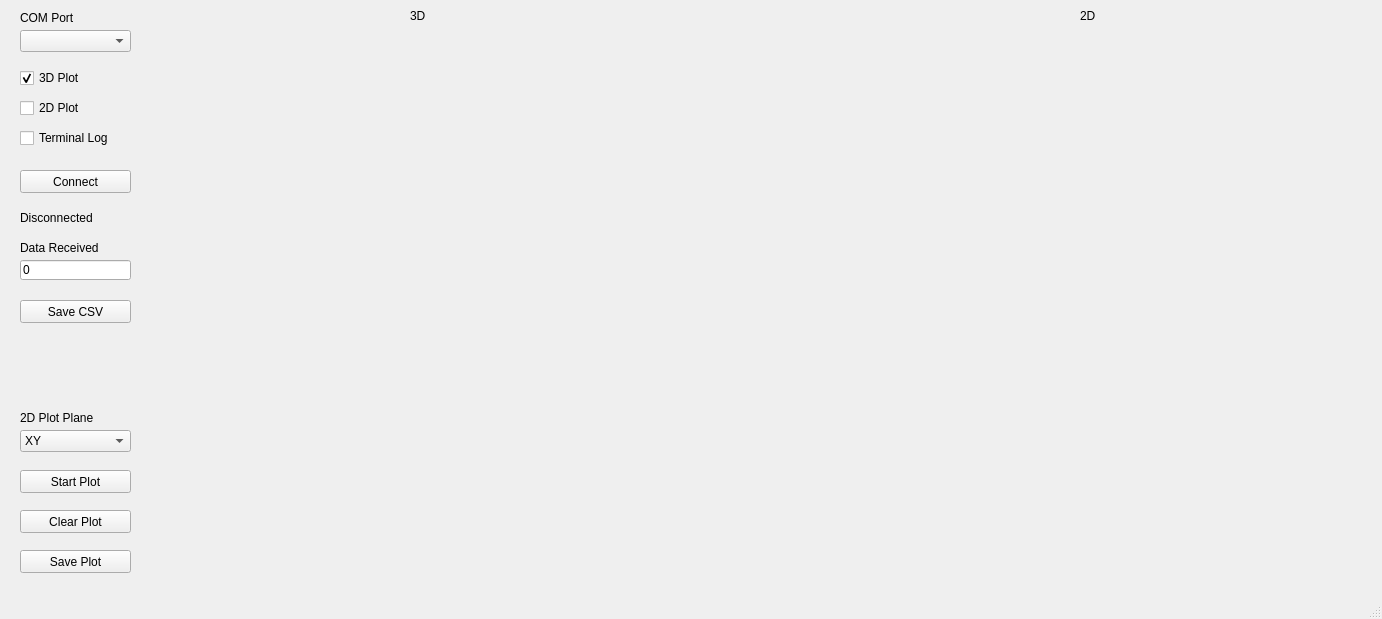
<?xml version="1.0" encoding="UTF-8"?>
<ui version="4.0">
 <class>ESATrajWindow</class>
 <widget class="QMainWindow" name="ESATrajWindow">
  <property name="geometry">
   <rect>
    <x>0</x>
    <y>0</y>
    <width>1382</width>
    <height>619</height>
   </rect>
  </property>
  <property name="windowTitle">
   <string>ESATraj Plotter</string>
  </property>
  <widget class="QWidget" name="centralwidget">
   <widget class="QComboBox" name="ComPortSelect">
    <property name="geometry">
     <rect>
      <x>20</x>
      <y>30</y>
      <width>111</width>
      <height>22</height>
     </rect>
    </property>
   </widget>
   <widget class="QLabel" name="label">
    <property name="geometry">
     <rect>
      <x>20</x>
      <y>10</y>
      <width>61</width>
      <height>16</height>
     </rect>
    </property>
    <property name="text">
     <string>COM Port</string>
    </property>
   </widget>
   <widget class="QCheckBox" name="Enable2DPlot">
    <property name="geometry">
     <rect>
      <x>20</x>
      <y>100</y>
      <width>73</width>
      <height>16</height>
     </rect>
    </property>
    <property name="text">
     <string>2D Plot</string>
    </property>
   </widget>
   <widget class="QCheckBox" name="Enable3DPlot">
    <property name="geometry">
     <rect>
      <x>20</x>
      <y>70</y>
      <width>73</width>
      <height>16</height>
     </rect>
    </property>
    <property name="text">
     <string>3D Plot</string>
    </property>
    <property name="checked">
     <bool>true</bool>
    </property>
   </widget>
   <widget class="QPushButton" name="ConnectButton">
    <property name="geometry">
     <rect>
      <x>20</x>
      <y>170</y>
      <width>111</width>
      <height>23</height>
     </rect>
    </property>
    <property name="text">
     <string>Connect</string>
    </property>
   </widget>
   <widget class="QPushButton" name="SavePlotButton">
    <property name="geometry">
     <rect>
      <x>20</x>
      <y>550</y>
      <width>111</width>
      <height>23</height>
     </rect>
    </property>
    <property name="text">
     <string>Save Plot</string>
    </property>
   </widget>
   <widget class="QPushButton" name="StartPlotButton">
    <property name="geometry">
     <rect>
      <x>20</x>
      <y>470</y>
      <width>111</width>
      <height>23</height>
     </rect>
    </property>
    <property name="text">
     <string>Start Plot</string>
    </property>
   </widget>
   <widget class="QPushButton" name="ClearPlotButton">
    <property name="geometry">
     <rect>
      <x>20</x>
      <y>510</y>
      <width>111</width>
      <height>23</height>
     </rect>
    </property>
    <property name="text">
     <string>Clear Plot</string>
    </property>
   </widget>
   <widget class="QLabel" name="label_2">
    <property name="geometry">
     <rect>
      <x>410</x>
      <y>10</y>
      <width>47</width>
      <height>12</height>
     </rect>
    </property>
    <property name="text">
     <string>3D</string>
    </property>
   </widget>
   <widget class="QLabel" name="label_3">
    <property name="geometry">
     <rect>
      <x>1080</x>
      <y>10</y>
      <width>47</width>
      <height>12</height>
     </rect>
    </property>
    <property name="text">
     <string>2D</string>
    </property>
   </widget>
   <widget class="QLabel" name="ComStatusDisplay">
    <property name="geometry">
     <rect>
      <x>20</x>
      <y>210</y>
      <width>111</width>
      <height>16</height>
     </rect>
    </property>
    <property name="text">
     <string>Disconnected</string>
    </property>
   </widget>
   <widget class="QLabel" name="label_5">
    <property name="geometry">
     <rect>
      <x>20</x>
      <y>240</y>
      <width>111</width>
      <height>16</height>
     </rect>
    </property>
    <property name="text">
     <string>Data Received </string>
    </property>
   </widget>
   <widget class="QLineEdit" name="DataCountDisplay">
    <property name="enabled">
     <bool>true</bool>
    </property>
    <property name="geometry">
     <rect>
      <x>20</x>
      <y>260</y>
      <width>111</width>
      <height>20</height>
     </rect>
    </property>
    <property name="text">
     <string>0</string>
    </property>
    <property name="readOnly">
     <bool>false</bool>
    </property>
   </widget>
   <widget class="QCheckBox" name="EnableLog">
    <property name="geometry">
     <rect>
      <x>20</x>
      <y>130</y>
      <width>121</width>
      <height>16</height>
     </rect>
    </property>
    <property name="text">
     <string>Terminal Log</string>
    </property>
   </widget>
   <widget class="QPushButton" name="StartCSVButton">
    <property name="geometry">
     <rect>
      <x>20</x>
      <y>300</y>
      <width>111</width>
      <height>23</height>
     </rect>
    </property>
    <property name="text">
     <string>Save CSV</string>
    </property>
   </widget>
   <widget class="QComboBox" name="PlotPlaneSelect">
    <property name="geometry">
     <rect>
      <x>20</x>
      <y>430</y>
      <width>111</width>
      <height>22</height>
     </rect>
    </property>
    <item>
     <property name="text">
      <string>XY</string>
     </property>
    </item>
    <item>
     <property name="text">
      <string>XZ</string>
     </property>
    </item>
    <item>
     <property name="text">
      <string>YZ</string>
     </property>
    </item>
   </widget>
   <widget class="QLabel" name="label_4">
    <property name="geometry">
     <rect>
      <x>20</x>
      <y>410</y>
      <width>101</width>
      <height>16</height>
     </rect>
    </property>
    <property name="text">
     <string>2D Plot Plane</string>
    </property>
   </widget>
   <widget class="QWidget" name="PlotWidget3d" native="true">
    <property name="geometry">
     <rect>
      <x>170</x>
      <y>30</y>
      <width>591</width>
      <height>551</height>
     </rect>
    </property>
   </widget>
   <widget class="QWidget" name="PlotWidget2d" native="true">
    <property name="geometry">
     <rect>
      <x>780</x>
      <y>30</y>
      <width>591</width>
      <height>551</height>
     </rect>
    </property>
   </widget>
  </widget>
  <widget class="QStatusBar" name="statusbar"/>
 </widget>
 <resources/>
 <connections/>
</ui>
